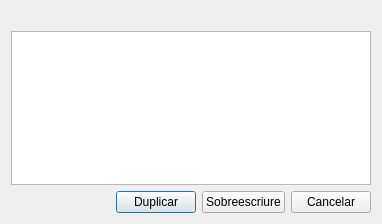
<?xml version="1.0" encoding="UTF-8"?>
<ui version="4.0">
 <class>Info</class>
 <widget class="QDialog" name="Info">
  <property name="geometry">
   <rect>
    <x>0</x>
    <y>0</y>
    <width>382</width>
    <height>224</height>
   </rect>
  </property>
  <property name="windowTitle">
   <string>Informació Incidencia</string>
  </property>
  <layout class="QGridLayout" name="gridLayout">
   <item row="2" column="0">
    <widget class="QTextEdit" name="txt_infolog">
     <property name="documentTitle">
      <string/>
     </property>
     <property name="readOnly">
      <bool>true</bool>
     </property>
    </widget>
   </item>
   <item row="5" column="0">
    <layout class="QHBoxLayout" name="horizontalLayout">
     <item>
      <spacer name="horizontalSpacer">
       <property name="orientation">
        <enum>Qt::Horizontal</enum>
       </property>
       <property name="sizeHint" stdset="0">
        <size>
         <width>40</width>
         <height>20</height>
        </size>
       </property>
      </spacer>
     </item>
     <item>
      <widget class="QPushButton" name="btn_duplicate">
       <property name="text">
        <string>Duplicar</string>
       </property>
      </widget>
     </item>
     <item>
      <widget class="QPushButton" name="btn_overwrite">
       <property name="text">
        <string>Sobreescriure</string>
       </property>
      </widget>
     </item>
     <item>
      <widget class="QPushButton" name="btn_cancel">
       <property name="text">
        <string>Cancelar</string>
       </property>
      </widget>
     </item>
    </layout>
   </item>
   <item row="0" column="0">
    <widget class="QLabel" name="lbl_title">
     <property name="text">
      <string/>
     </property>
    </widget>
   </item>
  </layout>
 </widget>
 <resources/>
 <connections/>
</ui>
